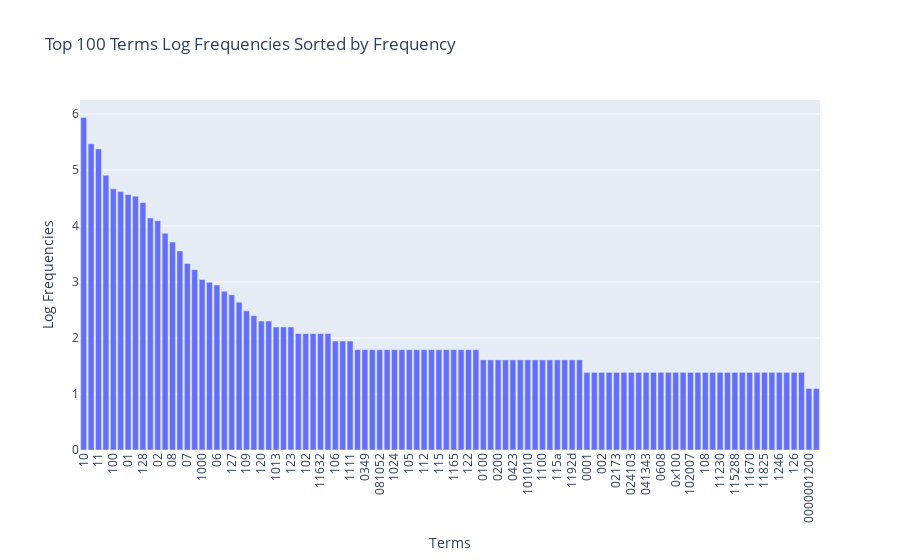

Notebook cell for this chart:
### Markdown cell above
### >>> **Exercise 15 (take home):** 
You can copy the code from the previous exercise and change the 'term_frequencies' variable for the 'term_frequencies_log', comment about the differences that you observe and talk about other possible insights that we can get from a log distribution.

### Code cell
# Answer here
import plotly.express as px
import pandas as pd
import math

# 準備數據
terms = count_vect.get_feature_names_out()[:500]  # 獲取前500個詞彙
frequencies = term_frequencies[:500]  # 獲取前500個詞的頻率

# 將頻率轉換為對數值
log_frequencies = [math.log(f + 1) for f in frequencies]  # 使用 list comprehension 進行計算

# 將數據放入 DataFrame
df = pd.DataFrame({
    'Terms': terms,
    'Log Frequencies': log_frequencies  # 更新列名稱
})

# 篩選出現頻率最高的前 100 個詞彙
top_n = 100  # 可根據需要調整
df_top = df.nlargest(top_n, 'Log Frequencies')

# 根據對數頻率對數據進行排序
df_top = df_top.sort_values(by='Log Frequencies', ascending=False)

# 使用 Plotly Express 繪製條形圖
fig = px.bar(df_top, x='Terms', y='Log Frequencies', 
             title='Top {} Terms Log Frequencies Sorted by Frequency'.format(top_n),
             labels={'Terms': 'Terms', 'Log Frequencies': 'Log Frequencies'})

# 設置 x 軸標籤旋轉
fig.update_layout(xaxis_tickangle=-90)

# 顯示圖形
fig.show()

#log會把小的數值變大，把大個數值變小，所以整體的差距會縮小。

### Figure 1 — Plotly figure (JSON) as saved in the notebook; plotly's stock layout.template omitted (floating-point values rounded to 4 significant figures)
{"data": [{"alignmentgroup": "True", "hovertemplate": "Terms=%{x}<br>Log Frequencies=%{y}<extra></extra>", "legendgroup": "", "marker": {"color": "#636efa", "pattern": {"shape": ""}}, "name": "", "offsetgroup": "", "orientation": "v", "showlegend": false, "textposition": "auto", "type": "bar", "x": ["10", "12", "11", "00", "100", "03", "01", "000", "128", "05", "02", "04", "08", "09", "07", "0358", "1000", "101", "06", "110", "127", "00pm", "109", "114", "120", "1200", "1013", "113", "123", "071", "102", "1024x768", "11632", "117", "106", "111", "1111", "00am", "0349", "0511", "081052", "084042", "1024", "104", "105", "10th", "112", "11292", "115", "116305", "1165", "121", "122", "122647", "0100", "01580", "0200", "040", "0423", "095220", "101010", "103", "1100", "114127", "115a", "1170", "1192d", "12091", "0001", "0010580b", "002", "02118", "02173", "023044", "024103", "0293", "041343", "0600", "0608", "06320", "0x100", "10101", "102007", "103237", "108", "1113", "11230", "114158", "115288", "115565", "11670", "118", "11825", "119", "1246", "125", "126", "1280", "0000001200", "000usd"], "xaxis": "x", "y": [5.938, 5.468, 5.375, 4.905, 4.663, 4.615, 4.564, 4.533, 4.419, 4.143, 4.094, 3.871, 3.714, 3.555, 3.332, 3.219, 3.045, 2.996, 2.944, 2.833, 2.773, 2.639, 2.485, 2.398, 2.303, 2.303, 2.197, 2.197, 2.197, 2.079, 2.079, 2.079, 2.079, 2.079, 1.946, 1.946, 1.946, 1.792, 1.792, 1.792, 1.792, 1.792, 1.792, 1.792, 1.792, 1.792, 1.792, 1.792, 1.792, 1.792, 1.792, 1.792, 1.792, 1.792, 1.609, 1.609, 1.609, 1.609, 1.609, 1.609, 1.609, 1.609, 1.609, 1.609, 1.609, 1.609, 1.609, 1.609, 1.386, 1.386, 1.386, 1.386, 1.386, 1.386, 1.386, 1.386, 1.386, 1.386, 1.386, 1.386, 1.386, 1.386, 1.386, 1.386, 1.386, 1.386, 1.386, 1.386, 1.386, 1.386, 1.386, 1.386, 1.386, 1.386, 1.386, 1.386, 1.386, 1.386, 1.099, 1.099], "yaxis": "y"}], "layout": {"autosize": true, "barmode": "relative", "legend": {"tracegroupgap": 0}, "title": {"text": "Top 100 Terms Log Frequencies Sorted by Frequency"}, "xaxis": {"anchor": "y", "autorange": true, "domain": [0, 1], "range": [-0.5, 99.5], "tickangle": -90, "title": {"text": "Terms"}, "type": "category"}, "yaxis": {"anchor": "x", "autorange": true, "domain": [0, 1], "range": [0, 6.25], "title": {"text": "Log Frequencies"}, "type": "linear"}}}
